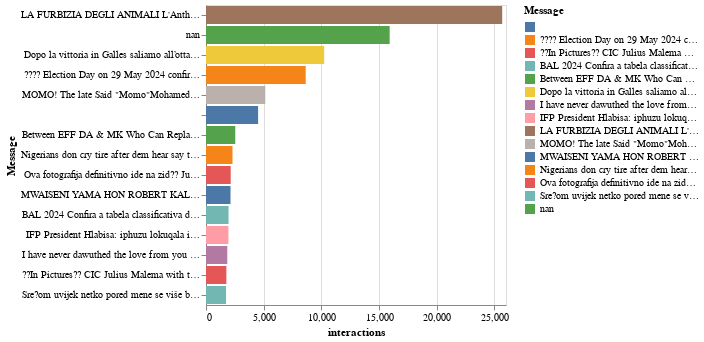

Notebook source saved alongside this figure:
### Code cell
# Top 15 posts with high number of Total Interactions
data_Ls=data.pivot_table(values=['interactions'], index='Message', aggfunc=np.sum).reset_index().sort_values('interactions', ascending=False).head(15)
alt.Chart(data_Ls).mark_bar().encode(x='interactions', y=alt.Y('Message:N', sort='-x'), color='Message', tooltip=['Message']).interactive()

### Figure 1 — Vega-Lite specification as saved in the notebook (floating-point values rounded to 4 significant figures)
{"config": {"view": {"continuousWidth": 300, "continuousHeight": 300}}, "data": {"name": "data-c9c034e071aef60f63f56e302c3340d1"}, "mark": {"type": "bar"}, "encoding": {"color": {"field": "Message", "type": "nominal"}, "tooltip": [{"field": "Message", "type": "nominal"}], "x": {"field": "interactions", "type": "quantitative"}, "y": {"field": "Message", "sort": "-x", "type": "nominal"}}, "params": [{"name": "param_5", "select": {"type": "interval", "encodings": ["x", "y"]}, "bind": "scales"}], "$schema": "https://vega.github.io/schema/vega-lite/v5.8.0.json", "datasets": {"data-c9c034e071aef60f63f56e302c3340d1": [{"Message": "LA FURBIZIA DEGLI ANIMALI L'Anthoscopus è uccello che ha sviluppato una tecnica difensiva della prole unica nel suo genere. Per fare ciò ha creato un nido con un ingresso segreto e nascosto. Il falso ingresso è ben visibile, facilmente individuabile dal predatore. Sopra di esso si nasconde però l’ingresso al nido vero e proprio, attraverso un piccolo foro. Questo uccello abita l'Africa sub-sahariana e, a differenza di molti di questi uccelli eurasiatici, non migra e rimane tutto l'anno vicino ai luoghi di riproduzione. Monogamo, produce due cucciolate per stagione riproduttiva. Entrambi i sessi costruiscono il nido, la stagione della deposizione avviene quasi tutto l'anno, con un picco durante l'estate. Depone da 4 a 7 uova, che vengono incubate da entrambi i sessi per circa 13-15 giorni. I pulcini lasciano il nido dopo 16-22 giorni, diventando indipendenti solo al termine della stagione riproduttiva. Seguidifferent. se sei appassionato di scienza e divulgazione. Fonte: “A False Entrance To The Cape Penduline Tit’s Nest”, Gondwana Collection Namibia; “Anthoscopus minutus (Cape penduline-tit)”, Museum of South Africa Credit foto: IGUi WORLDWIDE Credit video: Coerie Ferreira, YouTube Credit audio: Geoff Harvey, Pixabay", "interactions": 25670.0}, {"Message": "nan", "interactions": 15920.0}, {"Message": "Dopo la vittoria in Galles saliamo all’ottavo posto del Ranking di World Rugby. È un buon momento ma c’è tanto ancora da fare per costruire delle solide basi del nostro movimento. Buon lavoro a tutto il sistema rugby italiano, questo traguardo è di tutti ???????? #worldrugby #WorldRugbyRanking #italiarugby #rugbypassioneitaliana", "interactions": 10240.0}, {"Message": "???? Election Day on 29 May 2024 confirmed: Bring It On! The DA is committed to bringing an end to 30 years of ANC failure, corruption, and state capture. The upcoming election is an opportunity for the people of South Africa to choose a path of progress and unite to #RescueSA.", "interactions": 8640.0}, {"Message": "MOMO! The late Said \"Momo\"Mohamed of the popular song \"Oule\" originated from the Comoros Island.He has been living in Botswana for many years till his death.He came from a strict Islamic family that had reservations about his musical career. His illustrious career started in France where he rubbed shoulders with musos like Manu Dibango up to South Africa where he worked with a band called Shine.He recorded his album in Nosey Road Studios called In African Renaissance.In Botswana he has worked with Da Vet Crew Dolly Setiloane,Harry Mayaga just to mention a few. Momo will still remain in the hearts of Batswana forever.Momo o mogaka rra! ................................................................................. PLEASE FOLLOW THIS PAGE: ", "interactions": 5138.0}, {"Message": "", "interactions": 4515.0}, {"Message": "Between EFF DA & MK Who Can Replace ANC ? What Is The Next 4 Years Going To Look Like In South Africa", "interactions": 2536.0}, {"Message": "Nigerians don cry tire after dem hear say their defender wey im name na Zaidu Sanusi don carry beta injUry wey fit make am no play ball again this season.?? Zaidu Sanusi bin carry serious InjUry when Porto dey play against Estrela da Amadora on Saturday and hin club don confirm say Sanusi rupture hin left knee’s anterior cruciate ligament (ACL InjUry). On a norms, e dey take five-nine months to recover from ACL injUry which means Zaidu Sanusi fit no play ball again this season and Porto get Champions league match with Arsenal on Wednesday and Nigeria still get Worldcup qualifiers with South Africa in June 2024.?? Abeg make una wish am quick recovery", "interactions": 2296.0}, {"Message": "Ova fotografija definitivno ide na zid?? Južna Afrika je bila prava avantura. Kada smo dolazili, nisam bila sigurna što mogu o?ekivati, ali odlazim sa preporukama za one koji idu samo u turizam, kao i za one koji traže nove lokacije za plivanje. Priroda, ljudi, povijest sve je ono što ovu zemlju ?ini posebnom. Još jednom sam imala priliku zaplivati gdje rijetki dobiju šansu i usude se. Svaki put mislim da nema na?ina da se iznova oduševim s lokacijama na kojima plivam, ali ovoga puta sam bila debelo u krivu. I zato ?u re?i samo do vi?enja, ne i zbogom ???? ????South Africa was a real adventure. When we were arriving, I wasn't sure what to expect, but I leave with only recommendations for those who look only for tourism, as well as for those who are looking for new swimming locations. Nature, people, history are all what make this country special. Once again, I had the opportunity to swim where few get the chance, and dare. Every time I think that there is no way to get excited about the locations I swim in again, but this time I was very wrong. And that's why I'll only say see you later and not goodbye ???? #acimarinas #ACI #raiffeisenbank #RBA #speedohrvatska #whiteshark #civilengineeringconsultancy #zracnalukasvetijeronim #antimetilhrvatska #putnamu?nina #perskindolhrvatska #aktivanživot #croatiafulloflife BigBayEvents", "interactions": 2142.0}, {"Message": "MWAISENI YAMA HON ROBERT KALIMI & WE THANK GOD FOR HIS HEALING MERCIES ???? By Miles Bwalya Sampa, MP February 28th, 2024 Welcome back home Hon Robert Kalimi and we thank God for his healing mercies so many months since the unfortunate Road accident. The people of Malole constituency in Kasama district can now have back into Parliament their voice through you to represent their challenges. Many thanks to all that played vital roles in the process of ensuring our beloved Hon Kalimi's life is preserved to current good recovery. Some of these are; 1) The Republican President HH who only through his approval directly or indirectly, any Zambian gets evacuated for medical treatment on government coffers. 2) The Speaker of National Assembly Her Honour Nellie Mutti who has been supportive 100% and kept a close eye towards the Hon's recovery. At one point or another, She authorized and personally led a Parliament entourage to visit the Hon at the hospital in SA. 3) The Mansa Central MP Hon Dr Chitalu Chilufya who provided the vital medical link and know how from the accident day to evacuation and later between Zambia and the South African Doctors that handled his hospital files. 4) Leader of Oppostion Hon Robert Chabinga that visited him in hospital often and also coordinated Parliament and Executive the support needed. Over Christmas period he led his family to visit Hon Kalimi and family at his hospital bed. They spent entire day together and enjoyed the Christmas meals together. I gather the two families had a good time on that day. 5) Hon Kalimi's wife that was by his bedside all these months both in Zambia (Levy & UTH) and in SA (Milpark Hospital). 6) Hon Kalimi&s elder sister that has been at her brother's bedside both in Zambia and South Africa for over 6 months or so. I visited Hon Kalimi last while in the hospital in South Africa and knew he would be back home soon because he was passing same jokes on me (he calls nephew) as used to before the unfortunate incident. Lesa wamaka and welcome back Yama. MBS28.02.2024", "interactions": 2125.0}, {"Message": "BAL 2024 Confira a tabela classificativa da Conferência Kalahari à saída da 4.ª jornada:", "interactions": 1955.0}, {"Message": "IFP President Hlabisa: iphuzu lokuqala imisebenzi, SETHEMBE siza nayo ngempela. Isithunzi somuntu sibuyiswa ukuthi umuntu asebenze. Umgomo wethu uthi kufanele sithuthukise ezomnotho. Sizokwenza kanje lokhu: Uhulumeni wethu uzoshaya umgomo othi u 80% wabasebenzi ezinkampanini kube ngabantu base South Africa kuphela. ZONKE izitolo eziphethwe ngabantu bangaphandle mazibuyele kubantu base SA. Kasibandlululi abantu bangaphandle ngokusho lokho. Sifuna ukuthuthukisa osomabhizinisi bakithi ukuze baqashe abantu. Sizoqala I grant kaR3000 yezitshudeni ezihleli emakhaya. Sizothatha lama billions amarandi kwaSETA siwafake komasipala bese zonke izifundiswa zithole ama internships. #IFPManifestoLaunch", "interactions": 1944.0}, {"Message": "I have never dawuthed the love from you my Tsitkitsiki Nation. A lot of people have reached out to help me although some of the people want me to pay ????????so I can be divorced in South Africa ????. Thank you so much for making my matter yours. I will like to ask to be helped by skweletu Mr Ramaphosa will pay for me because I think it unfair to pay to be divorced from my own gavamenti when it a free service. At this point don’t reach out unless you are handsome from the head of office and you are single ??. We can have a sweating conversation ??.", "interactions": 1845.0}, {"Message": "??In Pictures?? CIC Julius Malema with the Secretary General Dlamini Marshall at the state of the art EFF National Operation Centre for the 2024 Elections It is from this nerve centre, that all submissions from the EFF door to door campaign in every ward of South Africa will be verified, and all results across the country will be verified on voting day! The EFF will be calling you soon! The battle lines have been drawn! Vote EFF ON THE 29th OF MAY 2023 #VoteEFF", "interactions": 1765.0}, {"Message": "Sre?om uvijek netko pored mene se više brine od mene same, tako je bilo i ju?er ??. Kako smo dan prije saznali da je uslijed snažnog i nepovoljnog vjetra došlo do naglog pada temperature mora na 11.5°C, što je vrlo ?esto za Atlantik, zavladala je panika u mom timu (?itaj mama). Rekla sam \"nemamo više vremena, idemo, pa kako bude\". Po nas je stigla Michelle, izvrsna, iskusna i vrlo spretna kapetanica. Mi se nismo ni okrenuli, ona je ve? porinula gumenjak u more. More se ?inilo idealno, mirno i tiho, samo mi je davalo naznaku da ima kurenta. Brzo smo stigli do mjesta za start, Robben Island. Michelle nas obaviještava da je more 15°C! Ja sritna, a mama prisritna, ali svi znamo da ?e pasti puno niže. Kre?em u preplivavanje potpuno neoptere?ena i sretna što sam dobila priliku zaplivati FREEDOM SWIM ??. Sa Robbena me ispra?a mnoštvo vranaca, što mi daje dodatno samopouzdanje. More je i dalje mirno. Uigrano smo odradili prvo hranjenje. I onda osjetim veliku hladno?u, temperatura mora pada na 12.5°C, \"dobro je Dina, izdrži\" i nastavim dalje. ALI, vrlo brzo more opet sko?i na 15 i sad ve? znate tko je sretniji od mene ??. Nema veze što ja imam ?epi?e i zna da je ne ?ujem, ali ona se veseli, ska?e, daje mi podršku, iako smo tek na pola puta. Michelle je iznena?ena današnjom temperaturom mora, koja je gotovo cijelim putem bila oko 15°C. Približavamo se cilju i dobivam uputu da poja?am zbog kurenta. Odli?no se osje?am, na trenutke mi je ?ak i vru?e ??. Ulazak u cilj, nezaboravno. Plivam sama nošena surferskim valovima do prekrasne pješ?ane plaže Blouberg. Potpoljena sam više puta i izlazak nije bio jednostavan, ali je bio jedinstven kao i svaki u Južnoj Africi. Dobijam podršku lokalnih surfera. Izlazim dižem ruke u zrak i štoperica staje na 2:11:57. ????Fortunately, there is always someone next to me who worries more than I do myself, that was the case yesterday too ??. As we learned the day before that due to a strong and unfavorable wind there was a sudden drop in the sea temperature to 11.5°C, which is very common for the Atlantic, panic reigned in my team (read mom). I said \"we don't have any more time, let's go, whatever happens \". Michelle, an excellent, experienced and very skilled captain, came to pick us up. We didn't even turn around, she had already launched the boat into the sea. The sea seemed ideal, calm and quiet, it only gave me an indication that there was a current. We quickly reached the starting point, Robben Island. Michelle informs us that the sea is 15°C! I'm happy, and mom is happy, but we all know it will fall much lower. I start the swim completely unburdened and happy that I got the chance to swim FREEDOM SWIM ??. A lot of cormorants see me off from Robben, which gives me extra confidence. The sea is still calm. We did the first feeding. And then I feel very cold, the sea temperature drops to 12.5°C, \"it's fine Dina, hold on\" and I continue on. BUT, very soon the sea jumps to 15 again and now you already know who is happier than me ??. It doesn't matter that I have earplugs and she knows I can't hear her, but she's happy, jumping, supporting me, even though we're only halfway there. Michelle is surprised by today's sea temperature, which was around 15°C almost the entire way. We are getting close to the finish line and I am instructed to increase the speed because of the current. I feel great, sometimes I even feel hot ??. Entering the finish line, unforgettable. I swim alone carried by the surf waves to the beautiful sandy beach of Blouberg. I have been pushed by waves more than once and the exit was not easy, but it was as unique as any in South Africa. I get support from local surfers. I go out, raise my hands in the air and the stopwatch stops at 2:11:57. #acimarinas #ACI #raiffeisenbank #RBA #speedohrvatska #whiteshark #civilengineeringconsultancy #zracnalukasvetijeronim #antimetilhrvatska #putnamu?nina #perskindolhrvatska #aktivanživot #croatiafulloflife", "interactions": 1739.0}]}}
